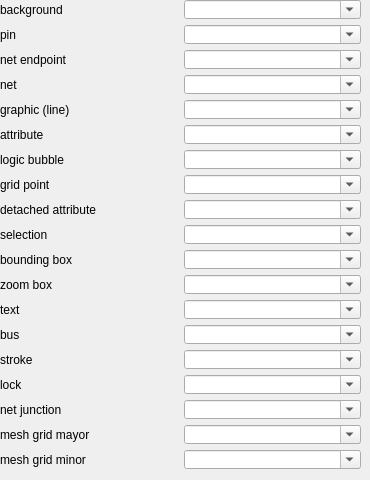
   <widget class="QWidget" name="tab_Tab_in_MainTab_is_Colors">
    <attribute name="title">
     <string>Colors</string>
    </attribute>
    <widget class="QWidget" name="gridLayoutWidget">
     <property name="geometry">
      <rect>
       <x>0</x>
       <y>0</y>
       <width>361</width>
       <height>471</height>
      </rect>
     </property>
     <layout class="QGridLayout" name="widget_GridLayout_in_MainTab_Colors_is_Layout">
      <item row="8" column="0">
       <widget class="QLabel" name="widget_Label_in_MainTab_Colors_Layout_is_DetachedAtribute">
        <property name="text">
         <string>detached attribute</string>
        </property>
       </widget>
      </item>
      <item row="6" column="0">
       <widget class="QLabel" name="widget_Label_in_MainTab_Colors_Layout_is_LogicBubble">
        <property name="text">
         <string>logic bubble</string>
        </property>
       </widget>
      </item>
      <item row="0" column="0">
       <widget class="QLabel" name="widget_Label_in_MainTab_Colors_Layout_is_Background">
        <property name="text">
         <string>background</string>
        </property>
       </widget>
      </item>
      <item row="7" column="0">
       <widget class="QLabel" name="widget_Label_in_MainTab_Colors_Layout_is_GridPoint">
        <property name="text">
         <string>grid point</string>
        </property>
       </widget>
      </item>
      <item row="1" column="0">
       <widget class="QLabel" name="widget_Label_in_MainTab_Colors_Layout_is_Pin">
        <property name="text">
         <string>pin</string>
        </property>
       </widget>
      </item>
      <item row="2" column="0">
       <widget class="QLabel" name="widget_Label_in_MainTab_Colors_Layout_is_NetEndpoint">
        <property name="text">
         <string>net endpoint</string>
        </property>
       </widget>
      </item>
      <item row="3" column="0">
       <widget class="QLabel" name="widget_Label_in_MainTab_Colors_Layout_is_Net">
        <property name="text">
         <string>net</string>
        </property>
       </widget>
      </item>
      <item row="15" column="0">
       <widget class="QLabel" name="widget_Label_in_MainTab_Colors_Layout_is_Lock">
        <property name="text">
         <string>lock</string>
        </property>
       </widget>
      </item>
      <item row="17" column="0">
       <widget class="QLabel" name="widget_Label_in_MainTab_Colors_Layout_is_MeshGridMayor">
        <property name="text">
         <string>mesh grid mayor</string>
        </property>
       </widget>
      </item>
      <item row="18" column="0">
       <widget class="QLabel" name="widget_Label_in_MainTab_Colors_Layout_is_MeshGridMinor">
        <property name="text">
         <string>mesh grid minor</string>
        </property>
       </widget>
      </item>
      <item row="4" column="0">
       <widget class="QLabel" name="widget_Label_in_MainTab_Colors_Layout_is_Graphic">
        <property name="text">
         <string>graphic (line)</string>
        </property>
       </widget>
      </item>
      <item row="9" column="0">
       <widget class="QLabel" name="widget_Label_in_MainTab_Colors_Layout_is_Selection">
        <property name="text">
         <string>selection</string>
        </property>
       </widget>
      </item>
      <item row="5" column="0">
       <widget class="QLabel" name="widget_Label_in_MainTab_Colors_Layout_is_Attribute">
        <property name="text">
         <string>attribute</string>
        </property>
       </widget>
      </item>
      <item row="10" column="0">
       <widget class="QLabel" name="widget_Label_in_MainTab_Colors_Layout_is_BoundingBox">
        <property name="text">
         <string>bounding box</string>
        </property>
       </widget>
      </item>
      <item row="11" column="0">
       <widget class="QLabel" name="widget_Label_in_MainTab_Colors_Layout_is_ZoomBox">
        <property name="text">
         <string>zoom box</string>
        </property>
       </widget>
      </item>
      <item row="14" column="0">
       <widget class="QLabel" name="widget_Label_in_MainTab_Colors_Layout_is_Stroke">
        <property name="text">
         <string>stroke</string>
        </property>
       </widget>
      </item>
      <item row="12" column="0">
       <widget class="QLabel" name="widget_Label_in_MainTab_Colors_Layout_is_Text">
        <property name="text">
         <string>text</string>
        </property>
       </widget>
      </item>
      <item row="13" column="0">
       <widget class="QLabel" name="widget_Label_in_MainTab_Colors_Layout_is_Bus">
        <property name="text">
         <string>bus</string>
        </property>
       </widget>
      </item>
      <item row="16" column="0">
       <widget class="QLabel" name="widget_Label_in_MainTab_Colors_Layout_is_NetJunction">
        <property name="text">
         <string>net junction</string>
        </property>
       </widget>
      </item>
      <item row="11" column="1">
       <widget class="QComboBox" name="widget_ComboBox_in_MainTab_Colors_Layout_is_strZoomBox">
        <property name="minimumSize">
         <size>
          <width>0</width>
          <height>19</height>
         </size>
        </property>
        <property name="maximumSize">
         <size>
          <width>16777215</width>
          <height>18</height>
         </size>
        </property>
        <property name="editable">
         <bool>true</bool>
        </property>
       </widget>
      </item>
      <item row="10" column="1">
       <widget class="QComboBox" name="widget_ComboBox_in_MainTab_Colors_Layout_is_strBoundingBox">
        <property name="minimumSize">
         <size>
          <width>0</width>
          <height>19</height>
         </size>
        </property>
        <property name="maximumSize">
         <size>
          <width>16777215</width>
          <height>18</height>
         </size>
        </property>
        <property name="editable">
         <bool>true</bool>
        </property>
       </widget>
      </item>
      <item row="9" column="1">
       <widget class="QComboBox" name="widget_ComboBox_in_MainTab_Colors_Layout_is_strSelection">
        <property name="minimumSize">
         <size>
          <width>0</width>
          <height>19</height>
         </size>
        </property>
        <property name="maximumSize">
         <size>
          <width>16777215</width>
          <height>18</height>
         </size>
        </property>
        <property name="editable">
         <bool>true</bool>
        </property>
       </widget>
      </item>
      <item row="8" column="1">
       <widget class="QComboBox" name="widget_ComboBox_in_MainTab_Colors_Layout_is_strDetachedAttribute">
        <property name="minimumSize">
         <size>
          <width>0</width>
          <height>19</height>
         </size>
        </property>
        <property name="maximumSize">
         <size>
          <width>16777215</width>
          <height>18</height>
         </size>
        </property>
        <property name="editable">
         <bool>true</bool>
        </property>
       </widget>
      </item>
      <item row="5" column="1">
       <widget class="QComboBox" name="widget_ComboBox_in_MainTab_Colors_Layout_is_strAttribute">
        <property name="minimumSize">
         <size>
          <width>0</width>
          <height>19</height>
         </size>
        </property>
        <property name="maximumSize">
         <size>
          <width>16777215</width>
          <height>18</height>
         </size>
        </property>
        <property name="editable">
         <bool>true</bool>
        </property>
       </widget>
      </item>
      <item row="2" column="1">
       <widget class="QComboBox" name="widget_ComboBox_in_MainTab_Colors_Layout_is_strNetEndpoint">
        <property name="minimumSize">
         <size>
          <width>0</width>
          <height>19</height>
         </size>
        </property>
        <property name="maximumSize">
         <size>
          <width>16777215</width>
          <height>18</height>
         </size>
        </property>
        <property name="editable">
         <bool>true</bool>
        </property>
       </widget>
      </item>
      <item row="4" column="1">
       <widget class="QComboBox" name="widget_ComboBox_in_MainTab_Colors_Layout_is_strGraphic">
        <property name="minimumSize">
         <size>
          <width>0</width>
          <height>19</height>
         </size>
        </property>
        <property name="maximumSize">
         <size>
          <width>16777215</width>
          <height>18</height>
         </size>
        </property>
        <property name="editable">
         <bool>true</bool>
        </property>
       </widget>
      </item>
      <item row="1" column="1">
       <widget class="QComboBox" name="widget_ComboBox_in_MainTab_Colors_Layout_is_strPin">
        <property name="minimumSize">
         <size>
          <width>0</width>
          <height>19</height>
         </size>
        </property>
        <property name="maximumSize">
         <size>
          <width>16777215</width>
          <height>18</height>
         </size>
        </property>
        <property name="editable">
         <bool>true</bool>
        </property>
       </widget>
      </item>
      <item row="3" column="1">
       <widget class="QComboBox" name="widget_ComboBox_in_MainTab_Colors_Layout_is_strNet">
        <property name="minimumSize">
         <size>
          <width>0</width>
          <height>19</height>
         </size>
        </property>
        <property name="maximumSize">
         <size>
          <width>16777215</width>
          <height>18</height>
         </size>
        </property>
        <property name="editable">
         <bool>true</bool>
        </property>
       </widget>
      </item>
      <item row="0" column="1">
       <widget class="QComboBox" name="widget_ComboBox_in_MainTab_Colors_Layout_is_strBackground">
        <property name="minimumSize">
         <size>
          <width>0</width>
          <height>19</height>
         </size>
        </property>
        <property name="maximumSize">
         <size>
          <width>16777215</width>
          <height>18</height>
         </size>
        </property>
        <property name="editable">
         <bool>true</bool>
        </property>
       </widget>
      </item>
      <item row="6" column="1">
       <widget class="QComboBox" name="widget_ComboBox_in_MainTab_Colors_Layout_is_strLogicBubble">
        <property name="minimumSize">
         <size>
          <width>0</width>
          <height>19</height>
         </size>
        </property>
        <property name="maximumSize">
         <size>
          <width>16777215</width>
          <height>18</height>
         </size>
        </property>
        <property name="editable">
         <bool>true</bool>
        </property>
       </widget>
      </item>
      <item row="7" column="1">
       <widget class="QComboBox" name="widget_ComboBox_in_MainTab_Colors_Layout_is_strGridPoint">
        <property name="minimumSize">
         <size>
          <width>0</width>
          <height>19</height>
         </size>
        </property>
        <property name="maximumSize">
         <size>
          <width>16777215</width>
          <height>18</height>
         </size>
        </property>
        <property name="editable">
         <bool>true</bool>
        </property>
       </widget>
      </item>
      <item row="12" column="1">
       <widget class="QComboBox" name="widget_ComboBox_in_MainTab_Colors_Layout_is_strText">
        <property name="minimumSize">
         <size>
          <width>0</width>
          <height>19</height>
         </size>
        </property>
        <property name="maximumSize">
         <size>
          <width>16777215</width>
          <height>18</height>
         </size>
        </property>
        <property name="editable">
         <bool>true</bool>
        </property>
       </widget>
      </item>
      <item row="13" column="1">
       <widget class="QComboBox" name="widget_ComboBox_in_MainTab_Colors_Layout_is_strBus">
        <property name="minimumSize">
         <size>
          <width>0</width>
          <height>19</height>
         </size>
        </property>
        <property name="maximumSize">
         <size>
          <width>16777215</width>
          <height>18</height>
         </size>
        </property>
        <property name="editable">
         <bool>true</bool>
        </property>
       </widget>
      </item>
      <item row="14" column="1">
       <widget class="QComboBox" name="widget_ComboBox_in_MainTab_Colors_Layout_is_strStroke">
        <property name="minimumSize">
         <size>
          <width>0</width>
          <height>19</height>
         </size>
        </property>
        <property name="maximumSize">
         <size>
          <width>16777215</width>
          <height>18</height>
         </size>
        </property>
        <property name="editable">
         <bool>true</bool>
        </property>
       </widget>
      </item>
      <item row="15" column="1">
       <widget class="QComboBox" name="widget_ComboBox_in_MainTab_Colors_Layout_is_strLock">
        <property name="minimumSize">
         <size>
          <width>0</width>
          <height>19</height>
         </size>
        </property>
        <property name="maximumSize">
         <size>
          <width>16777215</width>
          <height>18</height>
         </size>
        </property>
        <property name="editable">
         <bool>true</bool>
        </property>
       </widget>
      </item>
      <item row="16" column="1">
       <widget class="QComboBox" name="widget_ComboBox_in_MainTab_Colors_Layout_is_strNetJunction">
        <property name="minimumSize">
         <size>
          <width>0</width>
          <height>19</height>
         </size>
        </property>
        <property name="maximumSize">
         <size>
          <width>16777215</width>
          <height>18</height>
         </size>
        </property>
        <property name="editable">
         <bool>true</bool>
        </property>
       </widget>
      </item>
      <item row="17" column="1">
       <widget class="QComboBox" name="widget_ComboBox_in_MainTab_Colors_Layout_is_strMeshGridMayor">
        <property name="minimumSize">
         <size>
          <width>0</width>
          <height>19</height>
         </size>
        </property>
        <property name="maximumSize">
         <size>
          <width>16777215</width>
          <height>18</height>
         </size>
        </property>
        <property name="editable">
         <bool>true</bool>
        </property>
       </widget>
      </item>
      <item row="18" column="1">
       <widget class="QComboBox" name="widget_ComboBox_in_MainTab_Colors_Layout_is_strMeshGridMinor">
        <property name="minimumSize">
         <size>
          <width>0</width>
          <height>19</height>
         </size>
        </property>
        <property name="maximumSize">
         <size>
          <width>16777215</width>
          <height>18</height>
         </size>
        </property>
        <property name="editable">
         <bool>true</bool>
        </property>
       </widget>
      </item>
     </layout>
    </widget>
   </widget>
